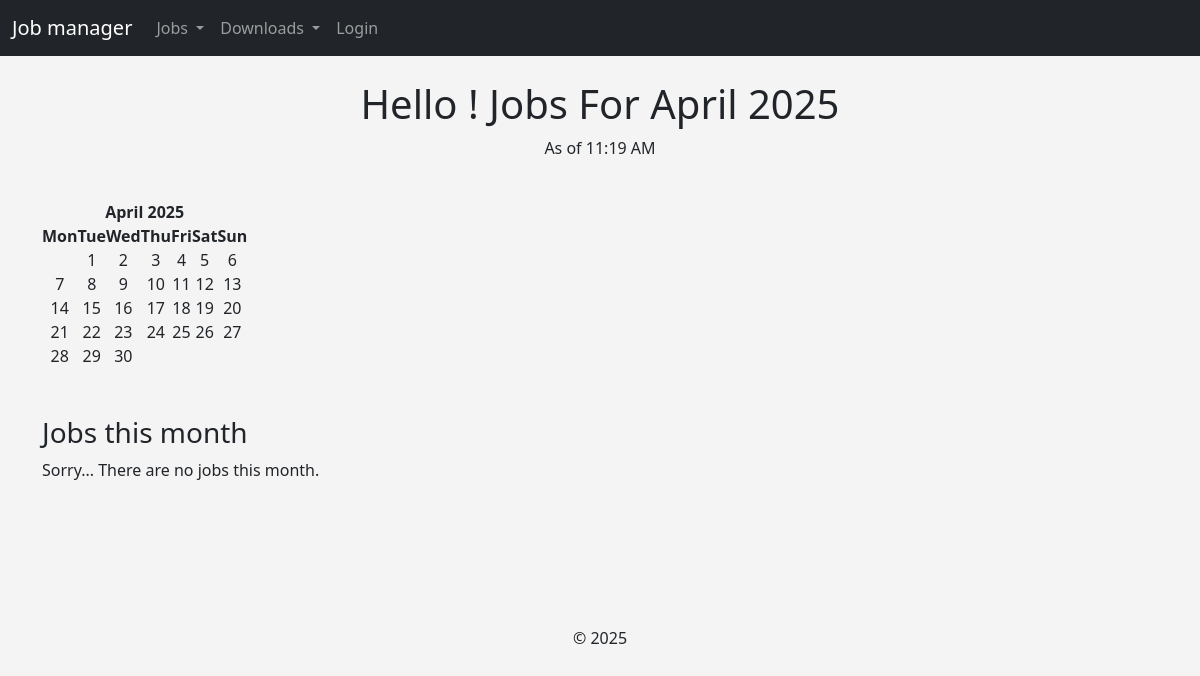
Before: / with the older database file.
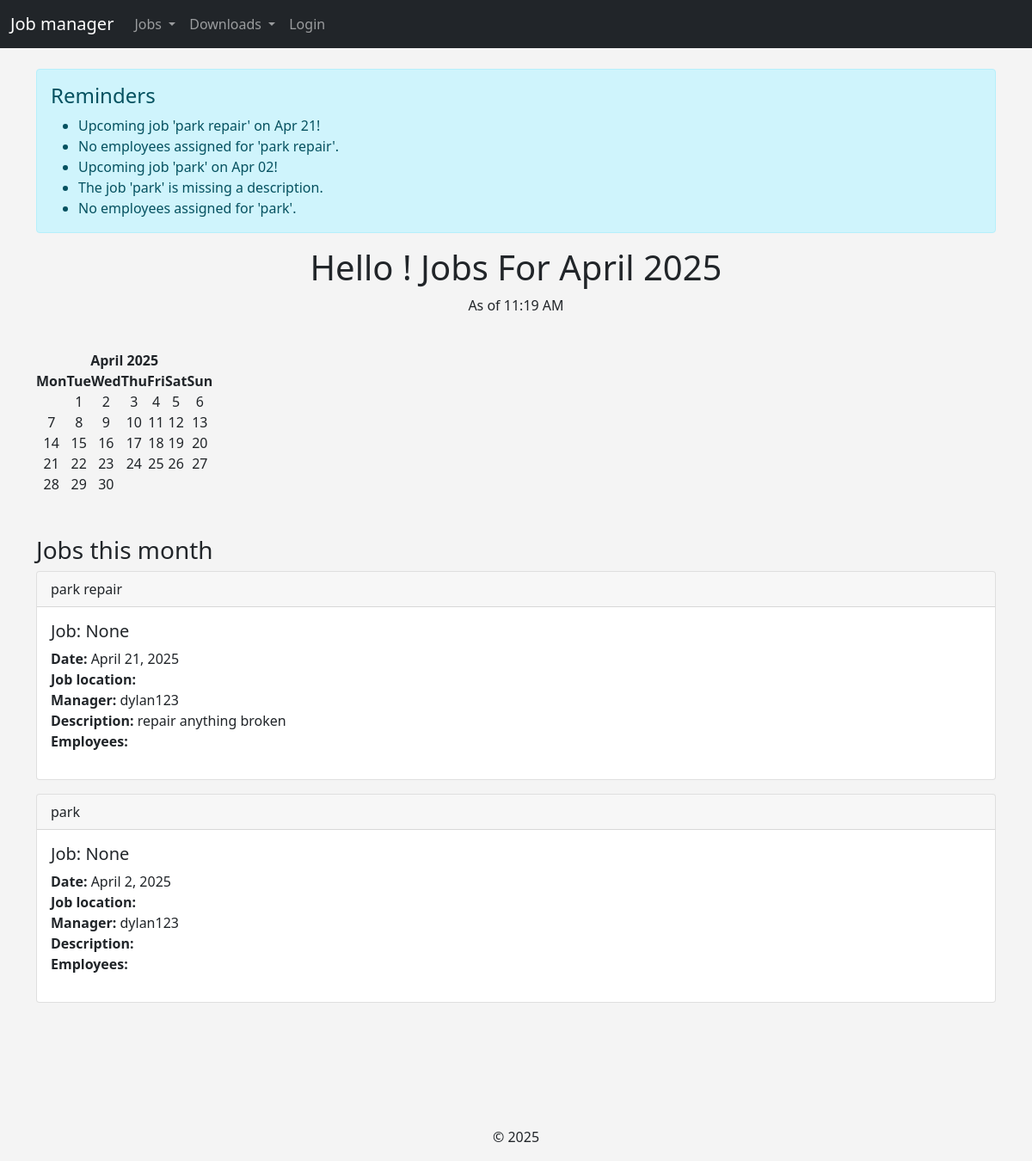
After: the same page with the newer database file.
### events/models.py (models this page shows, shortened)
class Event(models.Model):
	name = models.CharField('Event Name', max_length=120)
	event_date = models.DateTimeField('Event Date')
	venue = models.ForeignKey(Venue, blank=True, null=True, on_delete=models.CASCADE)
	manager = models.ForeignKey(User, blank=True, null=True, on_delete=models.SET_NULL)
	description = models.TextField(blank=True)
	attendees = models.ManyToManyField(MyClubUser, blank=True)
	approved = models.BooleanField('Aprroved', default=False)
	category = models.CharField(max_length=100, blank=True, null=True)  # ← NEW FIELD
	def __str__(self):
		return self.name

### events/views.py (the view)
# urls.py: path('', views.home, name="home"),
def home(request, year=datetime.now().year, month=datetime.now().strftime('%B')):
    name = "John"
    month = month.capitalize()
    month_number = list(calendar.month_name).index(month)
    cal = HTMLCalendar().formatmonth(year, month_number)
    now = timezone.now()
    current_year = now.year
    time = now.strftime('%I:%M %p')
    event_list = Event.objects.filter(
        event_date__year=year,
        event_date__month=month_number
    )
    notifications = []
    upcoming_deadline = now + timedelta(days=3)
    for event in event_list:
        event_datetime = timezone.localtime(event.event_date) if timezone.is_aware(event.event_date) else event.event_date
        if event_datetime <= upcoming_deadline:
            notifications.append(f"Upcoming job '{event}' on {event_datetime.strftime('%b %d')}!")
        if not event.description:
            notifications.append(f"The job '{event}' is missing a description.")
        if not event.attendees.exists():
            notifications.append(f"No employees assigned for '{event}'.")
    return render(request, 'events/home.html', {
        "name": name,
        "year": year,
        "month": month,
        "month_number": month_number,
        "cal": cal,
        "current_year": current_year,
        "time": time,
        "event_list": event_list,
        "notifications": notifications,
        "now": now,  # Optional if you want to use it directly in the template
    })

### events/templates/events/home.html (shortened to what this page needs)
{% extends 'events/base.html' %}
{% block content %}
{% if notifications %}
  <div class="alert alert-info" role="alert">
    <h4 class="alert-heading">Reminders</h4>
    <ul class="mb-0">
      {% for note in notifications %}
      <li>{{ note }}</li>
      {% endfor %}
    </ul>
  </div>
{% endif %}
<div class="text-center">
  <h1>Hello {{ user.first_name|default:user.username }}! Jobs For {{ month }} {{ year }}</h1>
  <p>As of {{ time }}</p>
  <br/>
  {{ cal|safe }}
  <br/><br/>
</div>
<h3>Jobs this month</h3>
{% if event_list %}
  {% for event in event_list %}
    <div class="card mb-3">
      <div class="card-header">
        {{ event }}
      </div>
      <div class="card-body">
        <h5 class="card-title">Job: {{ event.venue }}</h5>
        <ul class="list-unstyled">
          <li><strong>Date:</strong> <time datetime="{{ event.event_date|date:'Y-m-d' }}">{{ event.event_date|date:'F j, Y' }}</time></li>
          <li><strong>Job location:</strong> <a href="{{ event.venue.web }}">{{ event.venue.web }}</a></li>
          <li><strong>Manager:</strong> {{ event.manager }}</li>
          <li><strong>Description:</strong> {{ event.description }}</li>
          <li><strong>Employees:</strong><br/>
          </li>
        </ul>
      </div>
    </div>
  {% endfor %}
{% else %}
  <p>Sorry... There are no jobs this month.</p>
{% endif %}
<div class="text-center mt-5">
  <br/><br/><br/><br/>
  <p>&copy; {{ current_year }}</p>
</div>
{% endblock %}

Changed rows visible on the page:
added Event: name "park repair", venue "None", event_date "April 21, 2025", manager "dylan123", description "repair anything broken"
added Event: name "park", venue "None", event_date "April 2, 2025", manager "dylan123"
Other visible differences:
text no longer shown: "Sorry... There are no jobs this month."
text now shown: "Reminders"
new list line: "Upcoming job 'park repair' on Apr 21!"
new list line: "No employees assigned for 'park repair'."
new list line: "Upcoming job 'park' on Apr 02!"
new list line: "The job 'park' is missing a description."
new list line: "No employees assigned for 'park'."
